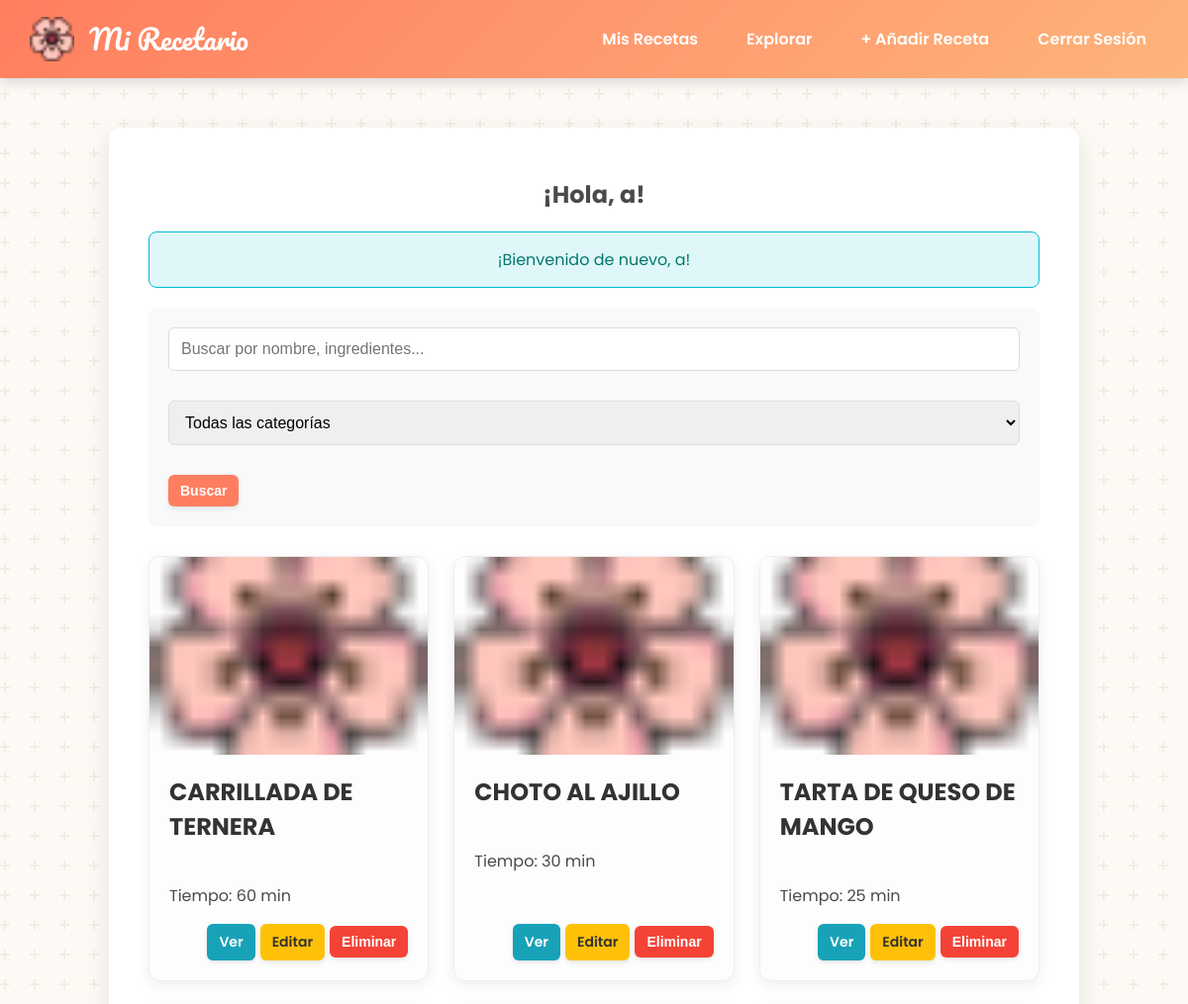
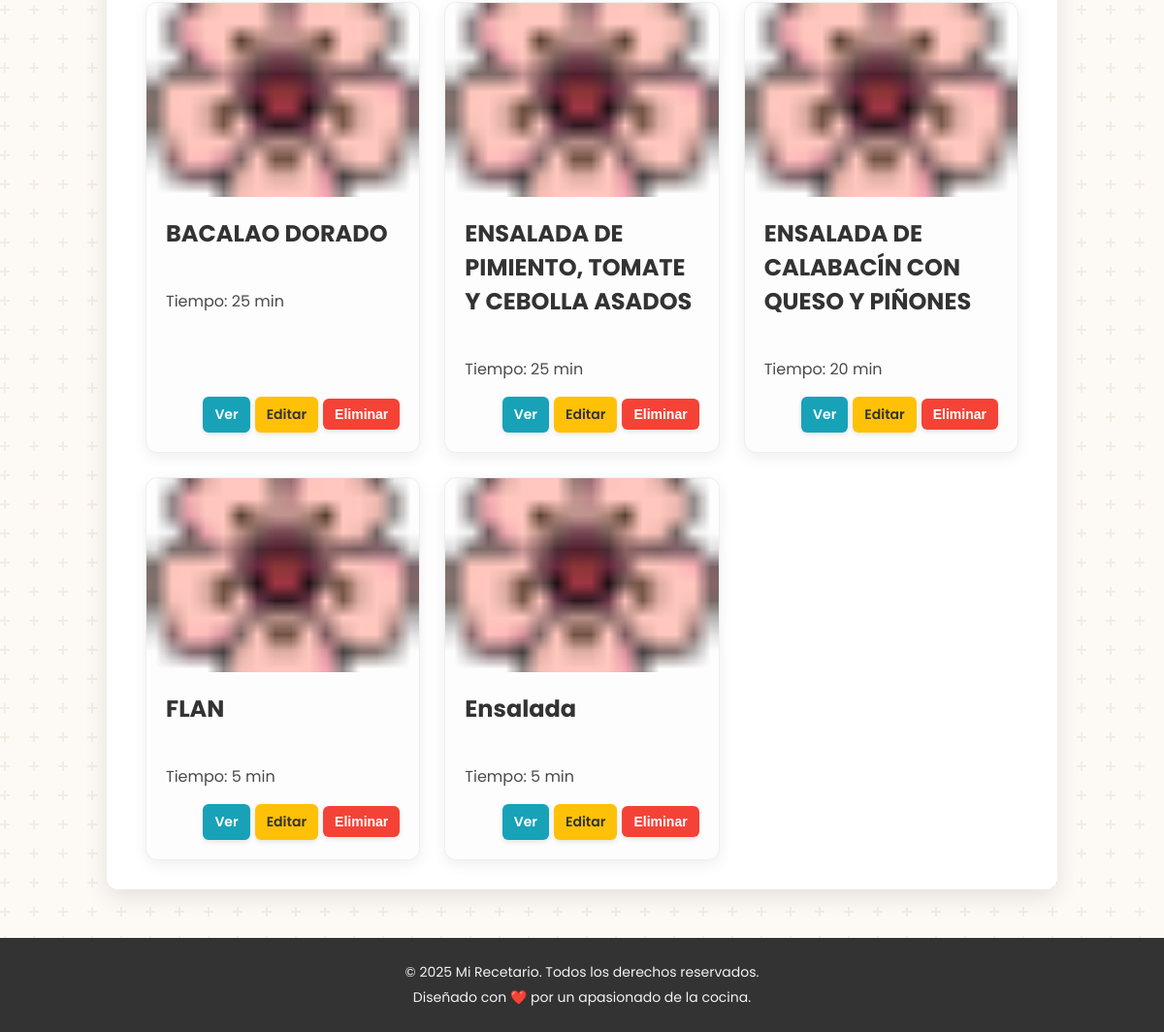
Page /dashboard.php (signed in) on the earlier database version (2 pictures, top to bottom).
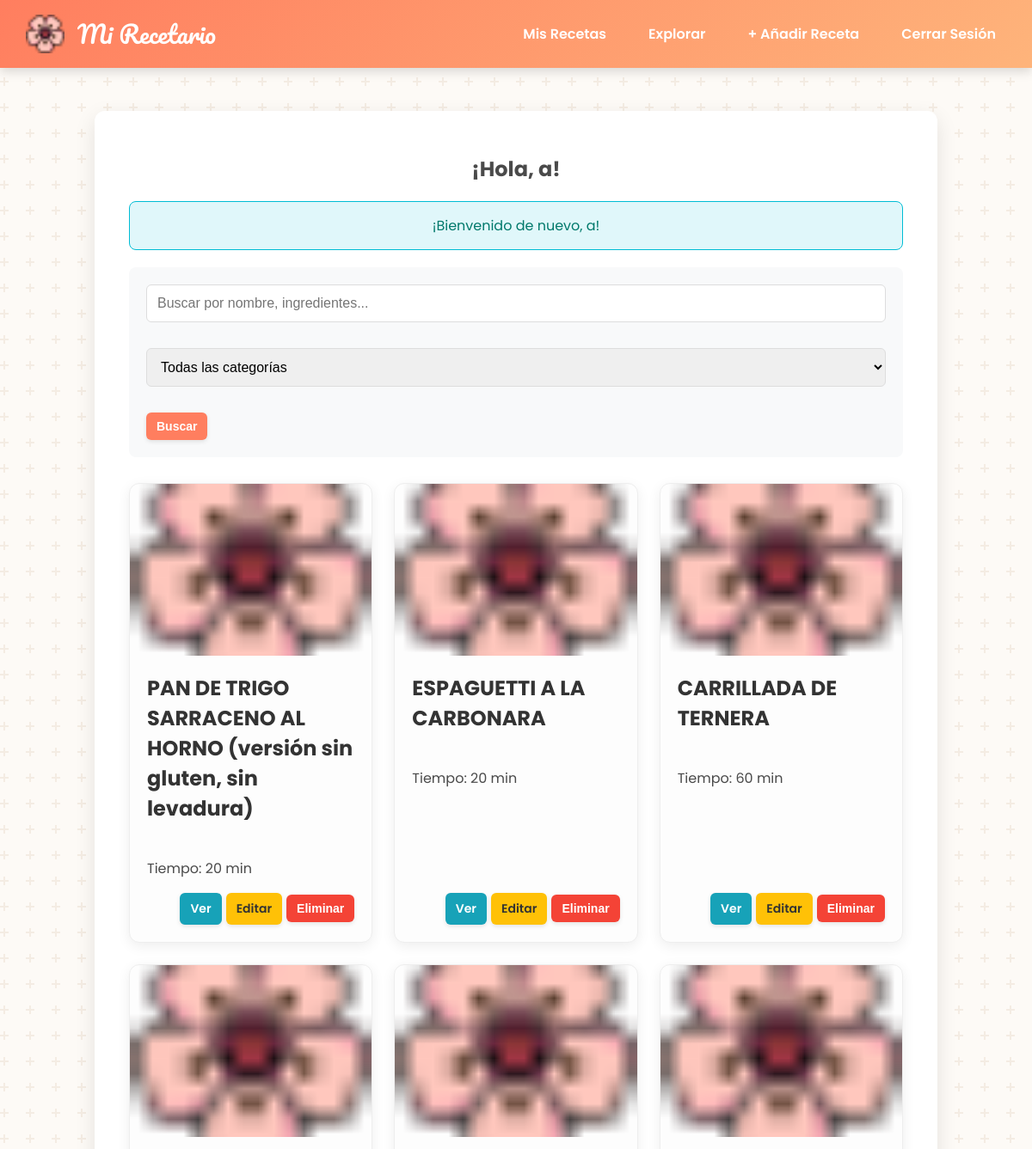
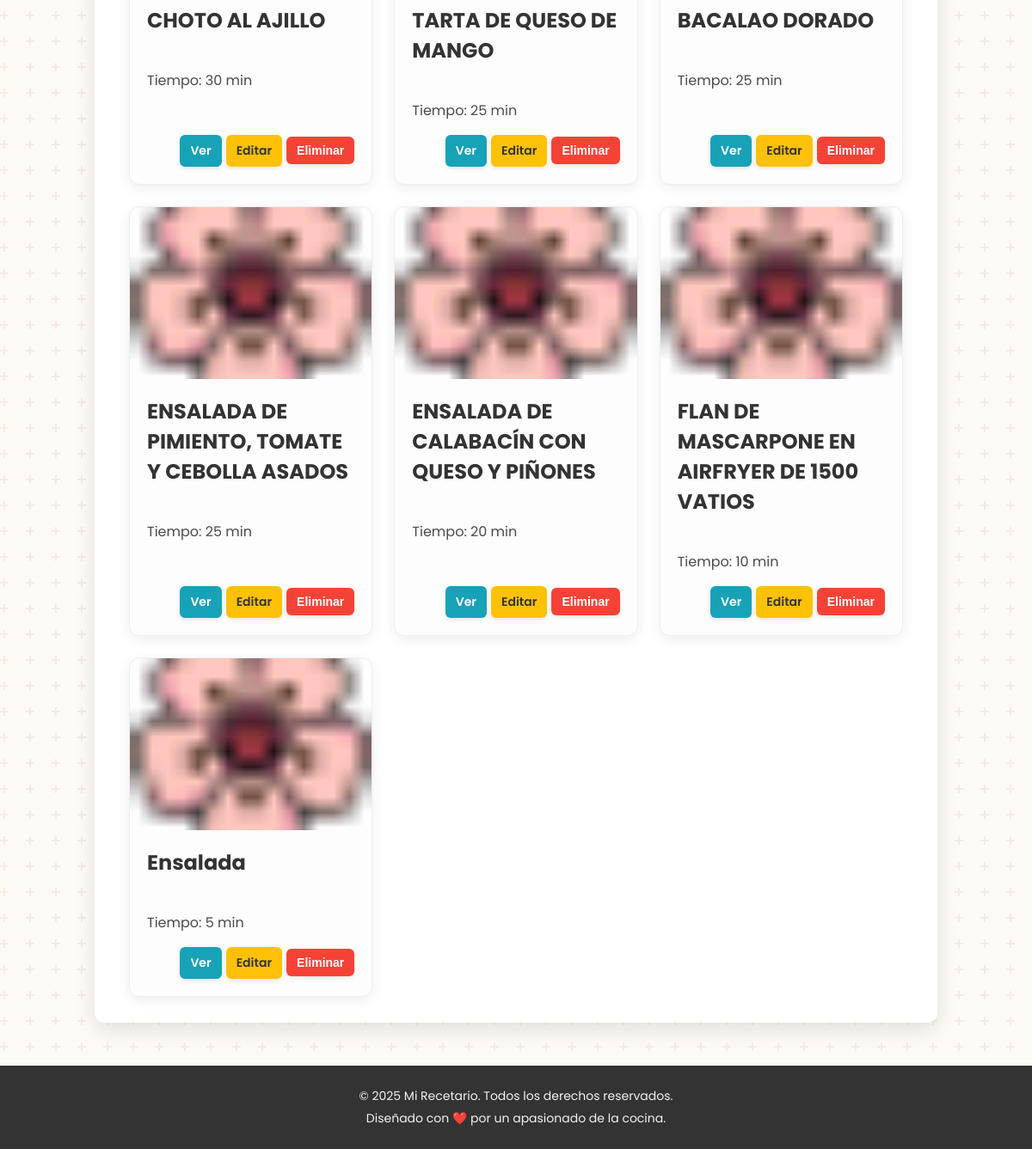
Same page on the later database version (2 pictures, top to bottom).
### tables this page shows
CREATE TABLE `recetas` (
  `id_receta` int(11) NOT NULL,
  `id_usuario` int(11) NOT NULL,
  `nombre_receta` varchar(100) NOT NULL,
  `ingredientes` text NOT NULL,
  `preparacion` text NOT NULL,
  `tiempo_preparacion_minutos` int(11) DEFAULT NULL,
  `fecha_creacion` datetime DEFAULT current_timestamp(),
  `imagen_url` varchar(100) DEFAULT NULL
);

### public/dashboard.php (the view, shortened to what this page needs)
<?php
require_once '../includes/header.php';
require_once '../includes/db_connect.php';
$user_id = $_SESSION['user_id'];
$username = htmlspecialchars($_SESSION['username']);
$recetas = [];
$search_query = trim($_GET['search'] ?? '');
$sql = "SELECT DISTINCT r.id_receta, r.nombre_receta, r.tiempo_preparacion_minutos, r.imagen_url
        FROM recetas r";
$params = [];
$sql .= " WHERE r.id_usuario = ?";
$params[] = $user_id;
$sql .= " ORDER BY r.fecha_creacion DESC";
try {
    $stmt = $pdo->prepare($sql);
    $stmt->execute($params);
    $recetas = $stmt->fetchAll();
} catch (\PDOException $e) {
    error_log("Error al cargar recetas con filtros: " . $e->getMessage());
    $_SESSION['message'] = '<p class="message error">Error al cargar tus recetas. Por favor, inténtalo de nuevo.</p>';
}
?>
<div class="dashboard-container">
    <div class="dashboard-header">
        <h2>¡Hola, <?= $username ?>!</h2>
    </div>
    <?php
    if (isset($_SESSION['message'])) {
        echo $_SESSION['message'];
    }
    ?>
    <div class="search-filter-section">
        <form action="dashboard.php" method="GET">
            <input type="text" name="search" placeholder="Buscar por nombre, ingredientes..." value="<?= htmlspecialchars($search_query) ?>">
            <select name="category">
                <option value="">Todas las categorías</option>
            </select>
            <button type="submit" class="btn">Buscar</button>
        </form>
    </div>
    <?php if (empty($recetas)): ?>
        <div class="message">
            <p>No se encontraron recetas que coincidan con tus filtros.</p>
        </div>
    <?php else: ?>
        <div class="recipes-grid" id="recipes-grid">
            <?php foreach ($recetas as $receta): ?>
                <div class="recipe-card" data-id="<?= $receta['id_receta'] ?>">
                    <img src="<?= htmlspecialchars($receta['imagen_url'] ?: 'img/flor-de-cerezo.png') ?>" alt="Imagen de <?= htmlspecialchars($receta['nombre_receta']) ?>" class="recipe-card-image" onerror="this.onerror=null;this.src='img/flor-de-cerezo.png';">
                    <div class="recipe-card-content">
                        <h3><?= htmlspecialchars($receta['nombre_receta']) ?></h3>
                        <p>Tiempo: <?= htmlspecialchars($receta['tiempo_preparacion_minutos'] ?? 'N/A') ?> min</p>
                        <div class="recipe-actions">
                            <a href="view_recipe.php?id=<?= $receta['id_receta'] ?>" class="btn btn-info">Ver</a>
                            <a href="edit_recipe.php?id=<?= $receta['id_receta'] ?>" class="btn btn-warning">Editar</a>
                            <button type="button" class="btn btn-danger btn-delete"
                                    data-id="<?= $receta['id_receta'] ?>"
                                    data-name="<?= htmlspecialchars($receta['nombre_receta']) ?>">
                                Eliminar
                            </button>
                        </div>
                    </div>
                </div>
            <?php endforeach; ?>
        </div>
    <?php endif; ?>
</div>
<?php
require_once '../includes/footer.php';
?>

Differences in the rows shown:
added recetas: nombre_receta "PAN DE TRIGO SARRACENO AL HORNO (versión sin gluten, sin levadura)", tiempo_preparacion_minutos "20"
added recetas: nombre_receta "ESPAGUETTI A LA CARBONARA", tiempo_preparacion_minutos "20"
changed recetas: nombre_receta "FLAN" → "FLAN DE MASCARPONE EN AIRFRYER DE 1500 VATIOS"; tiempo_preparacion_minutos "5" → "10"
